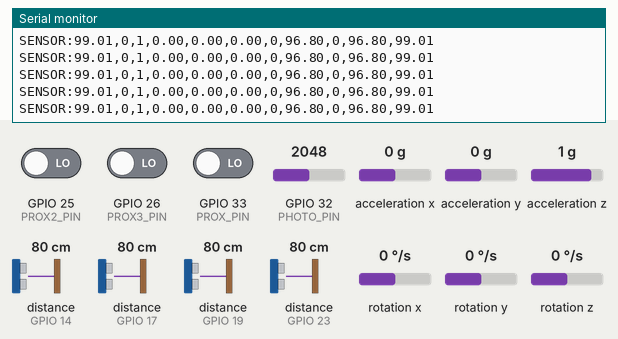
Recording of a sketch running on a simulated ESP32. On the bench: the last lines printed to the serial monitor. Wiring (inferred from the names in the program): 4 × ultrasonic range finder: trigger GPIO 4, echo GPIO 23 / trigger GPIO 13, echo GPIO 14 / trigger GPIO 16, echo GPIO 17 / trigger GPIO 18, echo GPIO 19. The inputs (shaded band) are chosen by the test bench; at power-on: acceleration x 0 g, distance to the obstacle (sensors on GPIO 14, GPIO 17, GPIO 19, GPIO 23) 80 cm, GPIO 25 (PROX2_PIN) LOW, GPIO 26 (PROX3_PIN) LOW, GPIO 32 (PHOTO_PIN) = 2048, GPIO 33 (PROX_PIN) LOW, acceleration y 0 g, acceleration z 1 g, rotation x 0 °/s, rotation y 0 °/s, rotation z 0 °/s (analog values on the 0–4095 scale). The echo pulse lasts 58.3 µs per cm.

Above: at 1.2 s.
1.3 s: acceleration x set to -1.4 g
At 2.0 s:
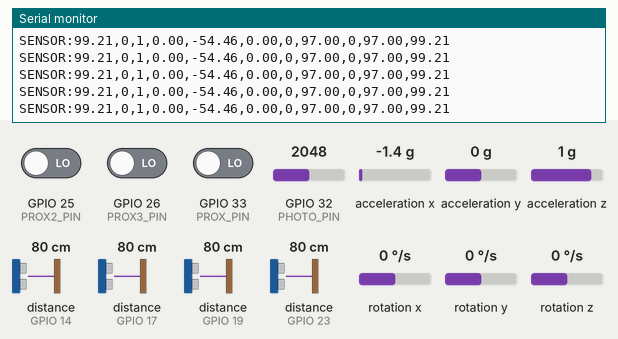
2.8 s: distance to the obstacle (sensor on GPIO 14) set to 2 cm
At 3.8 s:
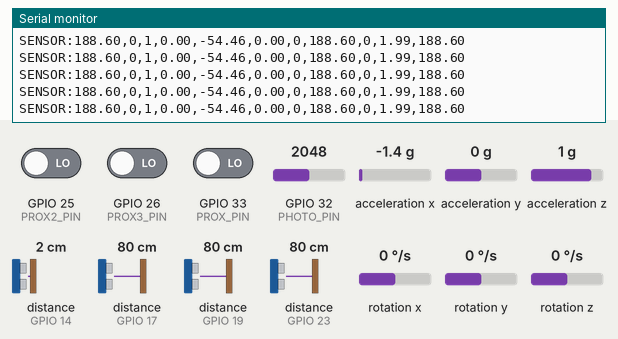
4.3 s: distance to the obstacle (sensor on GPIO 17) set to 2 cm
At 5.0 s:
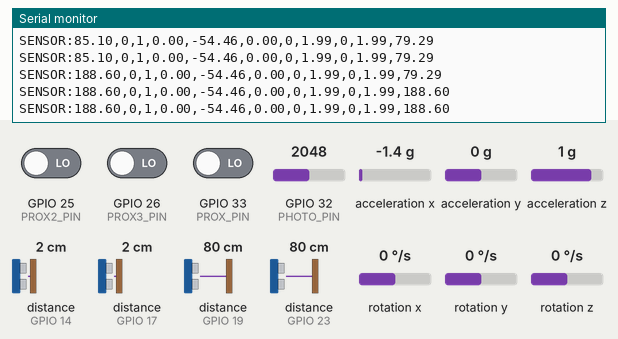
5.8 s: distance to the obstacle (sensor on GPIO 19) set to 120 cm
At 6.4 s:
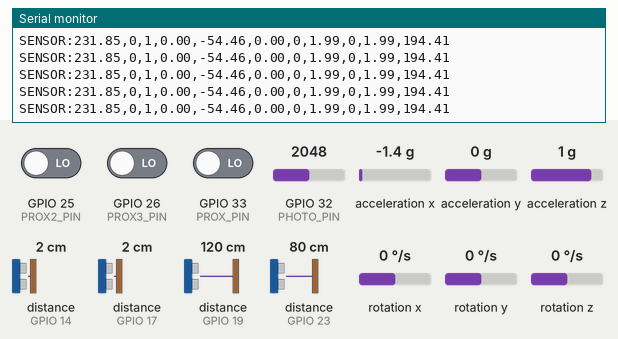
8.8 s: distance to the obstacle (sensor on GPIO 19) set to 60 cm
At 9.5 s:
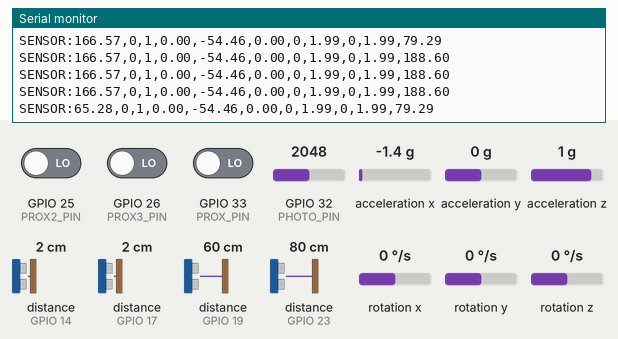
11.8 s: distance to the obstacle (sensor on GPIO 23) set to 2 cm
At 12.9 s:
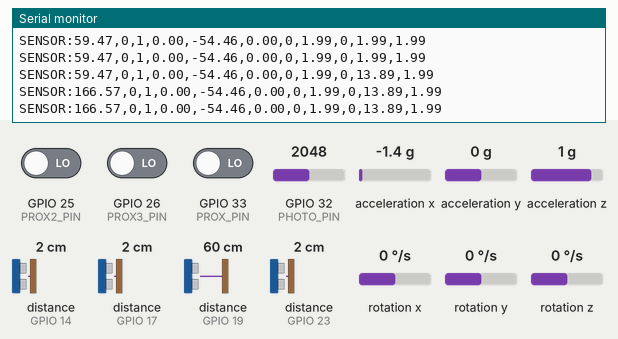
Timing chart, 0 to 14.3 s (numbered marks = the images above; inputs shaded):
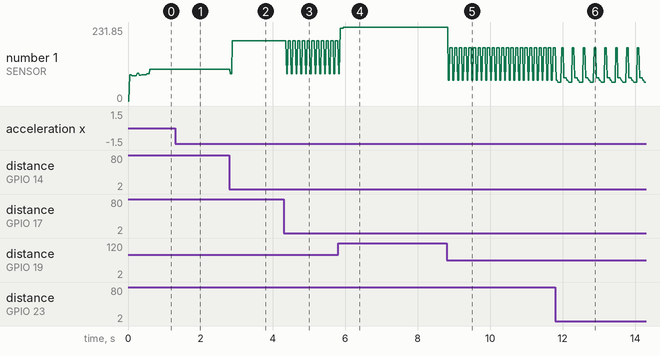

The sketch:

sensor.ino
```cpp
#include <Arduino.h>
#include <Wire.h>
#include <freertos/FreeRTOS.h>
#include <freertos/task.h>
#include <freertos/semphr.h>

// Library untuk DMP MPU6050
#include "I2Cdev.h"
#include "MPU6050_6Axis_MotionApps20.h"

// Pin Ultrasonik 1
#define TRIG_PIN 13
#define ECHO_PIN 14

// Pin Ultrasonik 2
#define TRIG2_PIN 16
#define ECHO2_PIN 17

#define TRIG3_PIN 18
#define ECHO3_PIN 19

#define TRIG4_PIN 4
#define ECHO4_PIN 23

#define PROX_PIN 33 // proxy 4
#define PROX2_PIN 25  // proxy 2
#define PROX3_PIN 26 // proxy 1
#define PHOTO_PIN 32

volatile float distance = 0.0;
volatile float distance2 = 0.0;
volatile float distance3 = 0.0; // [TAMBAHAN] Variabel Jarak Ultrasonik 3
volatile float distance4 = 0.0;

volatile int proxState = 1;
volatile int prox2State = 1;
volatile int prox3State = 1;    // [TAMBAHAN] Variabel Proximity 3
volatile int lightState = 0;

// ======================================================
// VARIABEL MPU6050 & DMP
// ======================================================
MPU6050 mpu;
bool dmpReady = false;
uint8_t devStatus;
uint16_t packetSize;
uint8_t fifoBuffer[64];

Quaternion q;           // [w, x, y, z] Vektor Kuaternion
VectorFloat gravity;    // [x, y, z] Vektor Gravitasi
float ypr[3];           // [yaw, pitch, roll]

// Variabel Global untuk Yaw, Pitch, Roll
float robot_yaw = 0.0f;
float robot_pitch = 0.0f;
float robot_roll = 0.0f;

// Mutex untuk mengamankan pembacaan dan penulisan data IMU
SemaphoreHandle_t imuMutex;

// ======================================================
// TASK 1: Sensor Ultrasonik 1, 2, 3 & 4
// ======================================================
void taskUltrasonic(void *parameter) {
  for (;;) {
    // Membaca Ultrasonik 1
    digitalWrite(TRIG_PIN, LOW);
    delayMicroseconds(2);
    digitalWrite(TRIG_PIN, HIGH);
    delayMicroseconds(10);
    digitalWrite(TRIG_PIN, LOW);

    long duration1 = pulseIn(ECHO_PIN, HIGH, 20000);
    if (duration1 == 0) {
      distance = -1.0;
    } else {
      distance = duration1 * 0.034 / 2;
    }

    // Jeda singkat agar sinyal ultrasonik 1 tidak dibaca oleh ultrasonik 2
    vTaskDelay(pdMS_TO_TICKS(10));

    // Membaca Ultrasonik 2
    digitalWrite(TRIG2_PIN, LOW);
    delayMicroseconds(2);
    digitalWrite(TRIG2_PIN, HIGH);
    delayMicroseconds(10);
    digitalWrite(TRIG2_PIN, LOW);

    long duration2 = pulseIn(ECHO2_PIN, HIGH, 20000);
    if (duration2 == 0) {
      distance2 = -1.0;
    } else {
      distance2 = duration2 * 0.034 / 2;
    }

    // [TAMBAHAN] Jeda singkat agar sinyal ultrasonik 2 tidak dibaca oleh ultrasonik 3
    vTaskDelay(pdMS_TO_TICKS(10));

    // [TAMBAHAN] Membaca Ultrasonik 3
    digitalWrite(TRIG3_PIN, LOW);
    delayMicroseconds(2);
    digitalWrite(TRIG3_PIN, HIGH);
    delayMicroseconds(10);
    digitalWrite(TRIG3_PIN, LOW);

    long duration3 = pulseIn(ECHO3_PIN, HIGH, 20000);
    if (duration3 == 0) {
      distance3 = -1.0;
    } else {
      distance3 = duration3 * 0.034 / 2;
    }

    vTaskDelay(pdMS_TO_TICKS(10));

    // Membaca Ultrasonik 4
    digitalWrite(TRIG4_PIN, LOW);
    delayMicroseconds(2);
    digitalWrite(TRIG4_PIN, HIGH);
    delayMicroseconds(10);
    digitalWrite(TRIG4_PIN, LOW);

    long duration4 = pulseIn(ECHO4_PIN, HIGH, 20000);
    if (duration4 == 0) {
      distance4 = -1.0;
    } else {
      distance4 = duration4 * 0.034 / 2;
    }

    vTaskDelay(pdMS_TO_TICKS(15));
  }
}

// ======================================================
// TASK 2: Sensor Proximity 1, 2, & 3
// ======================================================
void taskProximity(void *parameter) {
  for (;;) {
    proxState = digitalRead(PROX_PIN);
    prox2State = digitalRead(PROX2_PIN);
    prox3State = digitalRead(PROX3_PIN); // [TAMBAHAN] Baca Proximity 3
    vTaskDelay(pdMS_TO_TICKS(15));
  }
}

// ======================================================
// TASK 3: Sensor Photodiode
// ======================================================
void taskPhotodiode(void *parameter) {
  for (;;) {
    int rawLight = analogRead(PHOTO_PIN);
    if (rawLight < 40) {
      lightState = 0;
    } else if(rawLight > 50){
      lightState = 1;
    }
    vTaskDelay(pdMS_TO_TICKS(15));
  }
}

// ======================================================
// TASK 4: MPU6050 (DMP)
// ======================================================
void taskMPU6050(void *parameter) {
  mpu.initialize();

  if(!mpu.testConnection()) {
      Serial.println("MPU6050 koneksi gagal. Task IMU dihentikan.");
      vTaskDelete(NULL);
  }

  devStatus = mpu.dmpInitialize();

  // Offset Kalibrasi (Bisa diubah sesuai hasil kalibrasi MPU6050 Anda)
  mpu.setXAccelOffset(0);
  mpu.setYAccelOffset(0);
  mpu.setZAccelOffset(0);
  mpu.setXGyroOffset(0);
  mpu.setYGyroOffset(0);
  mpu.setZGyroOffset(0);

  if (devStatus == 0) {
      mpu.CalibrateAccel(6);
      mpu.CalibrateGyro(6);
      mpu.setDMPEnabled(true);
      dmpReady = true;
      packetSize = mpu.dmpGetFIFOPacketSize();
  } else {
      Serial.print("DMP Error: "); Serial.println(devStatus);
      vTaskDelete(NULL);
  }

  for (;;) {
      if (!dmpReady) {
          vTaskDelay(pdMS_TO_TICKS(10));
          continue;
      }

      // Baca FIFO Buffer DMP terbaru
      if (mpu.dmpGetCurrentFIFOPacket(fifoBuffer)) {
          mpu.dmpGetQuaternion(&q, fifoBuffer);
          mpu.dmpGetGravity(&gravity, &q);
          mpu.dmpGetYawPitchRoll(ypr, &q, &gravity);

          // Simpan data dengan aman menggunakan Mutex
          if (xSemaphoreTake(imuMutex, portMAX_DELAY) == pdTRUE) {
              robot_yaw = ypr[0] * 180.0 / M_PI;
              robot_pitch = ypr[1] * 180.0 / M_PI;
              robot_roll = ypr[2] * 180.0 / M_PI;
              xSemaphoreGive(imuMutex);
          }
      }
      vTaskDelay(pdMS_TO_TICKS(10)); // Eksekusi dengan interval ~10ms (100Hz)
  }
}

// ======================================================
// TASK 5: Print Serial (Ke ROS)
// ======================================================
void taskPrint(void *parameter) {
  for (;;) {
    // Variabel lokal untuk menampung data IMU secara temporer
    float curr_yaw = 0.0f;
    float curr_pitch = 0.0f;
    float curr_roll = 0.0f;

    // Ambil data IMU dengan aman dari Mutex
    if (xSemaphoreTake(imuMutex, portMAX_DELAY) == pdTRUE) {
        curr_yaw = robot_yaw;
        curr_pitch = robot_pitch;
        curr_roll = robot_roll;
        xSemaphoreGive(imuMutex);
    }

    // Format pengiriman: SENSOR:distance3,proxState,lightState,yaw,pitch,roll,prox2State,distance2,prox3State,distance,distance4
    Serial.print("SENSOR:");
    Serial.print(distance3); // bawah depan
    Serial.print(",");
    Serial.print(proxState); // capit
    Serial.print(",");
    Serial.print(lightState);
    Serial.print(",");
    Serial.print(curr_yaw, 2);
    Serial.print(",");
    Serial.print(curr_pitch, 2);
    Serial.print(",");
    Serial.print(curr_roll, 2);
    Serial.print(",");
    Serial.print(prox2State); //
    Serial.print(",");
    Serial.print(distance2); // kanan
    Serial.print(",");
    Serial.print(prox3State);  // [TAMBAHAN] Print status Proximity 3
    Serial.print(",");
    Serial.print(distance); // atas depan
    Serial.print(",");
    Serial.println(distance4);
    // Serial.print(",");
    // Serial.println(analogRead(PHOTO_PIN)); // [TAMBAHAN] Print jarak Ultrasonik 3

    // Pengiriman Serial setiap 20ms (50 Hz)
    vTaskDelay(pdMS_TO_TICKS(20));
  }
}

// ======================================================
// SETUP & LOOP
// ======================================================
void setup() {
  Serial.begin(115200);

  // Inisialisasi I2C pada Clock Cepat (400kHz) direkomendasikan untuk DMP
  Wire.begin();
  Wire.setClock(400000);

  // Inisialisasi Pin Ultrasonik 1
  pinMode(TRIG_PIN, OUTPUT);
  pinMode(ECHO_PIN, INPUT);

  // Inisialisasi Pin Ultrasonik 2
  pinMode(TRIG2_PIN, OUTPUT);
  pinMode(ECHO2_PIN, INPUT);

  // [TAMBAHAN] Inisialisasi Pin Ultrasonik 3
  pinMode(TRIG3_PIN, OUTPUT);
  pinMode(ECHO3_PIN, INPUT);

  // Inisialisasi Pin Ultrasonik 4
  pinMode(TRIG4_PIN, OUTPUT);
  pinMode(ECHO4_PIN, INPUT);

  // Inisialisasi Pin Proximity
  pinMode(PROX_PIN, INPUT);
  pinMode(PROX2_PIN, INPUT);
  pinMode(PROX3_PIN, INPUT); // [TAMBAHAN] Inisialisasi Pin Proximity 3

  analogReadResolution(12);

  // Inisialisasi Mutex
  imuMutex = xSemaphoreCreateMutex();

  // Membuat task sensor (Diletakkan di Core 0 agar pembacaan konsisten)
  xTaskCreatePinnedToCore(taskUltrasonic, "ReadUltrasonic", 2048, NULL, 1, NULL, 0);
  xTaskCreatePinnedToCore(taskProximity,  "ReadProximity",  1024, NULL, 1, NULL, 0);
  xTaskCreatePinnedToCore(taskPhotodiode, "ReadPhotodiode", 1024, NULL, 1, NULL, 0);
  xTaskCreatePinnedToCore(taskMPU6050,    "ReadMPU6050",    4096, NULL, 3, NULL, 0); // Prioritas MPU ditingkatkan (3)

  // Membuat task printer/sender (Diletakkan di Core 1 agar komunikasi UART tidak putus-putus)
  xTaskCreatePinnedToCore(taskPrint, "SendToROS", 2048, NULL, 2, NULL, 1);
}

void loop() {
  // FreeRTOS menangani semua task, matikan fungsi loop standar
  vTaskDelete(NULL);
}
```

Measured:
- after the input at 1.3 s, the serial monitor: prints a new line at once (image 1)
- after the input at 2.8 s, the serial monitor: prints a new line at once (image 2)
- after the input at 4.3 s, the serial monitor: prints a new line after 0.06 s (image 3)
- after the input at 5.8 s, the serial monitor: prints a new line after 0.06 s (image 4)
- after the input at 8.8 s, the serial monitor: prints a new line at once (image 5)
- after the input at 11.8 s, the serial monitor: prints a new line at once (image 6)
- plotted number 1: 99.01 → 99.21 after the input at 1.3 s, 99.21 → 188.6 after the input at 2.8 s, 188.6 → 231.85 after the input at 5.8 s, 231.85 → 166.57 after the input at 8.8 s, 166.57 → 59.47 after the input at 11.8 s
